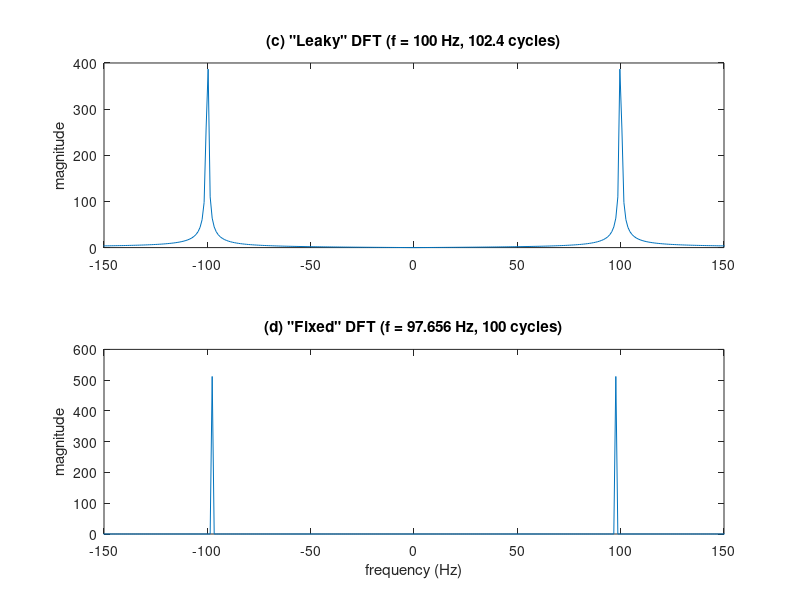

Reproduce this figure in MATLAB.
% --- MATLAB/Octave Script for DFT: Part (d) ---
% --- Shows the "leaky" vs. the "fixed" DFT ---

clear; clc; close all;

% --- 1. Set up parameters (from specsin2.m) ---
Ts=1/1000; time=10.0;
N=2^10;
t=Ts:Ts:(N*Ts); % Use only the N samples for the FFT
ssf=(-N/2:N/2-1)/(Ts*N);

% --- 2. "Leaky" Signal (from part c) ---
f_leaky = 100; % 100 Hz is NOT on a bin
w_leaky = cos(2*pi*f_leaky*t);
fws_leaky = fftshift(fft(w_leaky));

% --- 3. "Fixed" Signal (Our new magic frequency) ---
% Find the frequency for bin m=100
m = 100;
delta_f = 1 / (Ts * N); % This is 1/1.024
f_fixed = m * delta_f; % This is 100 / 1.024 = 97.65625 Hz

w_fixed = cos(2*pi*f_fixed*t);
fws_fixed = fftshift(fft(w_fixed));

% --- 4. Plot the comparison ---
figure;
subplot(2,1,1);
plot(ssf, abs(fws_leaky));
title(['(c) "Leaky" DFT (f = 100 Hz, 102.4 cycles)']);
ylabel('magnitude');
xlim([-150, 150]); % Zoom in

subplot(2,1,2);
plot(ssf, abs(fws_fixed));
title(['(d) "Fixed" DFT (f = 97.656 Hz, 100 cycles)']);
xlabel('frequency (Hz)'); ylabel('magnitude');
xlim([-150, 150]); % Zoom in